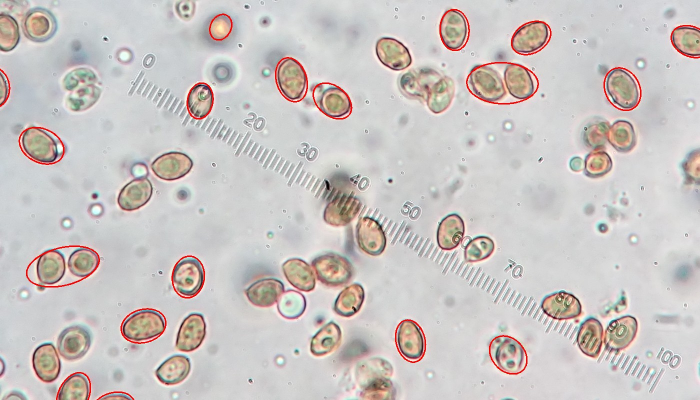
#> input picture tests/data/sample_ruler.jpg, 1400 x 800 px (shown at 1/2 size)
$ python -i measure.py   (imports and definitions only)
#> lines starting #> are read from the running program, lines starting #| are printed output that depends on the picture; after the words box and inside, x2 and y2 are one past the last pixel; in counts of white or black regions, pixels touching at a corner belong together
### src/spore_size/fov.py
"""Detection of the circular microscope field of view (FOV)."""

from __future__ import annotations

import cv2
import numpy as np

from ._types import Image, Point
from .errors import PhotoRejected


def find_fov_circle(gray: Image, threshold: int = 20) -> tuple[Point, float]:
    """Return ((cx, cy), radius) of the bright circular field of view."""
    _, mask = cv2.threshold(gray, threshold, 255, cv2.THRESH_BINARY)
    cnts, _ = cv2.findContours(mask, cv2.RETR_EXTERNAL, cv2.CHAIN_APPROX_SIMPLE)
    if not cnts:
        raise RuntimeError("Could not locate the field of view (image is entirely dark)")
    c = max(cnts, key=cv2.contourArea)
    (x, y), radius = cv2.minEnclosingCircle(c)
    return (x, y), radius


def fov_mask(shape: tuple[int, ...], center: Point, radius: float, shrink: float = 1.0) -> Image:
    """Return a filled circular mask of the FOV, optionally shrunk by a factor."""
    out = np.zeros(shape[:2], np.uint8)
    cv2.circle(out, (int(center[0]), int(center[1])), int(radius * shrink), 255, -1)
    return out


def check_micrograph(
    gray: Image, min_circle_fill: float = 0.9, min_dark_fraction: float = 0.1
) -> None:
    """Raise PhotoRejected unless the image looks like a photo down a microscope.

    That is: a bright, circular field of view surrounded by a dark border.
    """
    (cx, cy), r = find_fov_circle(gray)
    _, mask = cv2.threshold(gray, 20, 255, cv2.THRESH_BINARY)
    circle = fov_mask(gray.shape, (cx, cy), r)
    fill = int(np.count_nonzero(cv2.bitwise_and(mask, circle))) / max(
        int(np.count_nonzero(circle)), 1
    )
    dark = float(np.mean(gray <= 20))
    if fill < min_circle_fill or dark < min_dark_fraction:
        raise PhotoRejected("not a micrograph (no circular field of view)")

### src/spore_size/measure.py
"""End-to-end spore sizing for a single micrograph.

Steps:
1. Reject photos that are not usable spore micrographs: no microscope
   field of view, no reliable scale bar, or a cluttered field (tissue).
2. Auto-calibrate the ocular-micrometer scale bar (calibration.py).
3. Segment clean, in-focus spores (segment.py).
4. Convert to microns; drop spores on the scale bar, outside the plausible
   size range, or oddly sized compared with the other spores of the photo
   (or, from the command line, of the whole directory).
5. Write an annotated overlay and a CSV of measurements.
"""

from __future__ import annotations

import csv
import os
from typing import Any

import cv2
import numpy as np

from ._types import Calibration, Image, Spore
from .calibration import calibrate_image
from .colour import correct_colour_cast, has_colour_cast
from .errors import PhotoRejected
from .fov import check_micrograph, find_fov_circle, fov_mask
from .segment import segment_spores, spore_silhouettes


# [175 lines left out: functions clutter_fraction, near_ruler, drop_size_outliers, drop_outliers_by_directory, filter_spores, summarize and 2 more, not called in this run]


def analyze_image(
    path: str,
    out_dir: str,
    um_per_tick: float = 1.0,
    min_length_um: float = 3.0,
    max_length_um: float = 25.0,
    min_width_um: float = 1.5,
    max_width_um: float = 18.0,
    include_touching: bool = False,
    max_clutter: float = 0.28,
    save_debug: bool = True,
) -> tuple[Calibration, list[Spore]]:
    """Check, calibrate and segment one image; return (calibration, spores).

    Spores on the scale bar or outside the size limits are dropped, but no
    size-outlier check is done, so that it can be done over more spores
    (see drop_size_outliers). Only the calibration diagnostics are written.
    Raises PhotoRejected if the photo is not a usable spore micrograph.

    A photo with a strong colour cast is calibrated first, then corrected to
    a neutral background with the scale bar as reference (see colour.py) and
    checked and segmented like any other, except that the focus checks are
    not relaxed for low contrast: the correction can't restore contrast, and
    in such photos relaxed checks let through spores fitted to only part of
    their outline.
    """
#> called with path = '../../tests/data/sample_ruler.jpg', out_dir = 'out.png', um_per_tick = 1, min_length_um = 3, max_length_um = 25, min_width_um = 1.5, max_width_um = 18, include_touching = False
    img = cv2.imread(path)
#> img is the input picture: shape (800, 1400, 3); mean B, G, R 195.1, 197.1, 203
    if img is None:
        raise RuntimeError(f"Could not read image: {path}")
    stem = os.path.splitext(os.path.basename(path))[0]
    debug_prefix = os.path.join(out_dir, stem) if save_debug else None

    check_micrograph(cv2.cvtColor(img, cv2.COLOR_BGR2GRAY))
#> in find_fov_circle, `_, mask = cv2.threshold(gray, threshold, 255, cv2.THRESH_BINARY)`:
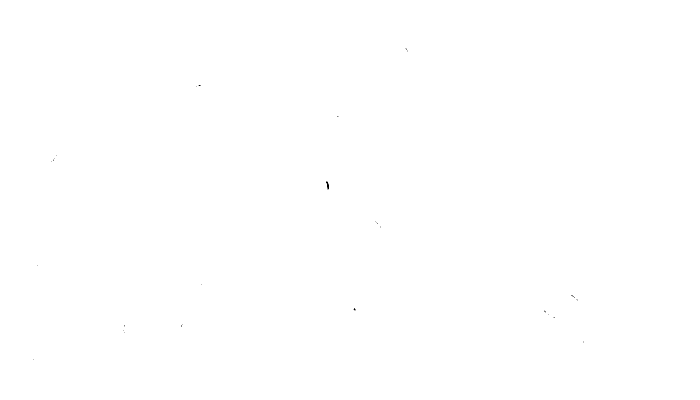
#> mask: shape (800, 1400) (shown at 1/2 size); 100% white; black in thin lines or dots, all inside (x1, y1, x2, y2) = (66, 96, 1168, 720)
#> in find_fov_circle, `_, mask = cv2.threshold(gray, threshold, 255, cv2.THRESH_BINARY)`:
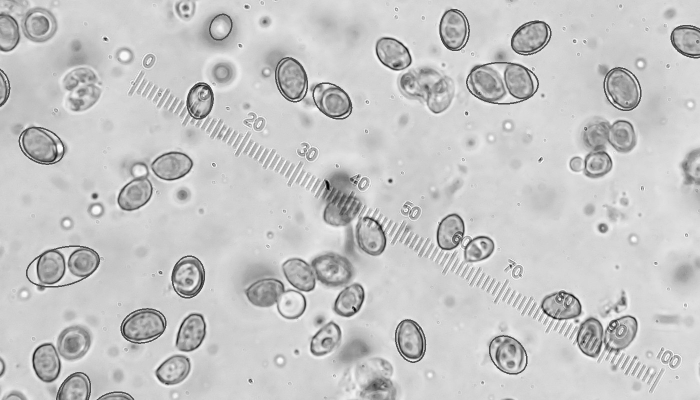
#> gray: shape (800, 1400) (shown at 1/2 size); min 0, max 255, mean 198.7
#> in find_fov_circle, `cnts, _ = cv2.findContours(mask, cv2.RETR_EXTERNAL, cv2.CHAIN_APPROX_S..`: cnts = [[[0, 0], [0, 799], [1399, 799], [1399, 0]]]
#> in find_fov_circle, `c = max(cnts, key=cv2.contourArea)`: c = [[0, 0], [0, 799], [1399, 799], [1399, 0]]
#> in find_fov_circle, `(x, y), radius = cv2.minEnclosingCircle(c)`: x = 699.5; y = 399.5; radius = 805.5
#> in check_micrograph, `(cx, cy), r = find_fov_circle(gray)`: cx = 699.5; cy = 399.5; r = 805.5
#> in fov_mask, `cv2.circle(out, (int(center[0]), int(center[1])), int(radius * shrink)..`: out: shape (800, 1400); 100% white; black in thin lines or dots
#> in check_micrograph, `fill = int(np.count_nonzero(cv2.bitwise_and(mask, circle))) / max( int..`: fill = 1
#> in check_micrograph, `dark = float(np.mean(gray <= 20))`: dark = 0.000119
    calib = None
    cast = has_colour_cast(img)
    if cast:
        calib = calibrate_image(img, microns_per_tick=um_per_tick, debug_prefix=debug_prefix)
        img = correct_colour_cast(img, calib)
    clutter = clutter_fraction(img)
    if clutter > max_clutter:
        raise PhotoRejected(
            f"cluttered field ({clutter:.0%} of view is neither background "
            f"nor spores; tissue rather than a spore mount?)"
        )

    if calib is None:
        calib = calibrate_image(img, microns_per_tick=um_per_tick, debug_prefix=debug_prefix)
    raw_spores = segment_spores(img, include_touching=include_touching, relax_focus=not cast)
    raw_spores = [s for s in raw_spores if not near_ruler(s, calib)]
    spores = filter_spores(
        raw_spores,
        calib["microns_per_px"],
        min_length_um=min_length_um,
        max_length_um=max_length_um,
        min_width_um=min_width_um,
        max_width_um=max_width_um,
    )
    return calib, spores


# [54 lines left out: functions write_image_outputs, process_image, not called in this run]

#> (the run stopped early here; a loop or call above may not have finished)
